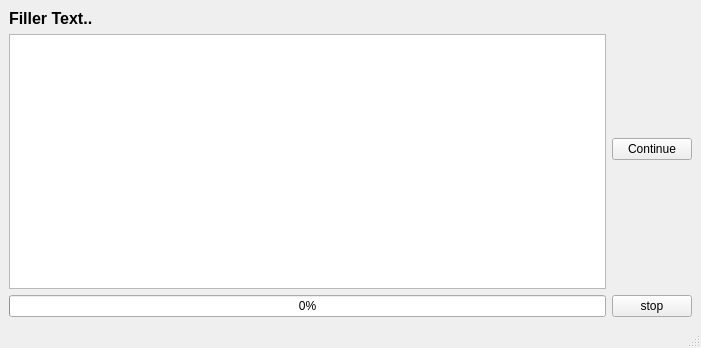
<?xml version="1.0" encoding="UTF-8"?>
<ui version="4.0">
 <class>MainWindow</class>
 <widget class="QMainWindow" name="MainWindow">
  <property name="geometry">
   <rect>
    <x>0</x>
    <y>0</y>
    <width>701</width>
    <height>348</height>
   </rect>
  </property>
  <property name="windowTitle">
   <string>Progress Window</string>
  </property>
  <widget class="QWidget" name="centralwidget">
   <layout class="QGridLayout" name="gridLayout">
    <item row="0" column="1">
     <widget class="QPushButton" name="continue_button">
      <property name="text">
       <string>Continue</string>
      </property>
     </widget>
    </item>
    <item row="0" column="0">
     <layout class="QGridLayout" name="gridLayout_2">
      <item row="0" column="0">
       <widget class="QLabel" name="labelProgress">
        <property name="font">
         <font>
          <pointsize>12</pointsize>
          <weight>75</weight>
          <bold>true</bold>
         </font>
        </property>
        <property name="text">
         <string>Filler Text..</string>
        </property>
       </widget>
      </item>
      <item row="1" column="0">
       <widget class="QTextEdit" name="logs_view"/>
      </item>
     </layout>
    </item>
    <item row="1" column="0">
     <widget class="QProgressBar" name="progressBar">
      <property name="value">
       <number>0</number>
      </property>
     </widget>
    </item>
    <item row="1" column="1">
     <widget class="QPushButton" name="stop_button">
      <property name="text">
       <string>stop</string>
      </property>
     </widget>
    </item>
   </layout>
  </widget>
  <widget class="QMenuBar" name="menubar">
   <property name="geometry">
    <rect>
     <x>0</x>
     <y>0</y>
     <width>701</width>
     <height>21</height>
    </rect>
   </property>
  </widget>
  <widget class="QStatusBar" name="statusbar"/>
 </widget>
 <resources/>
 <connections/>
</ui>
